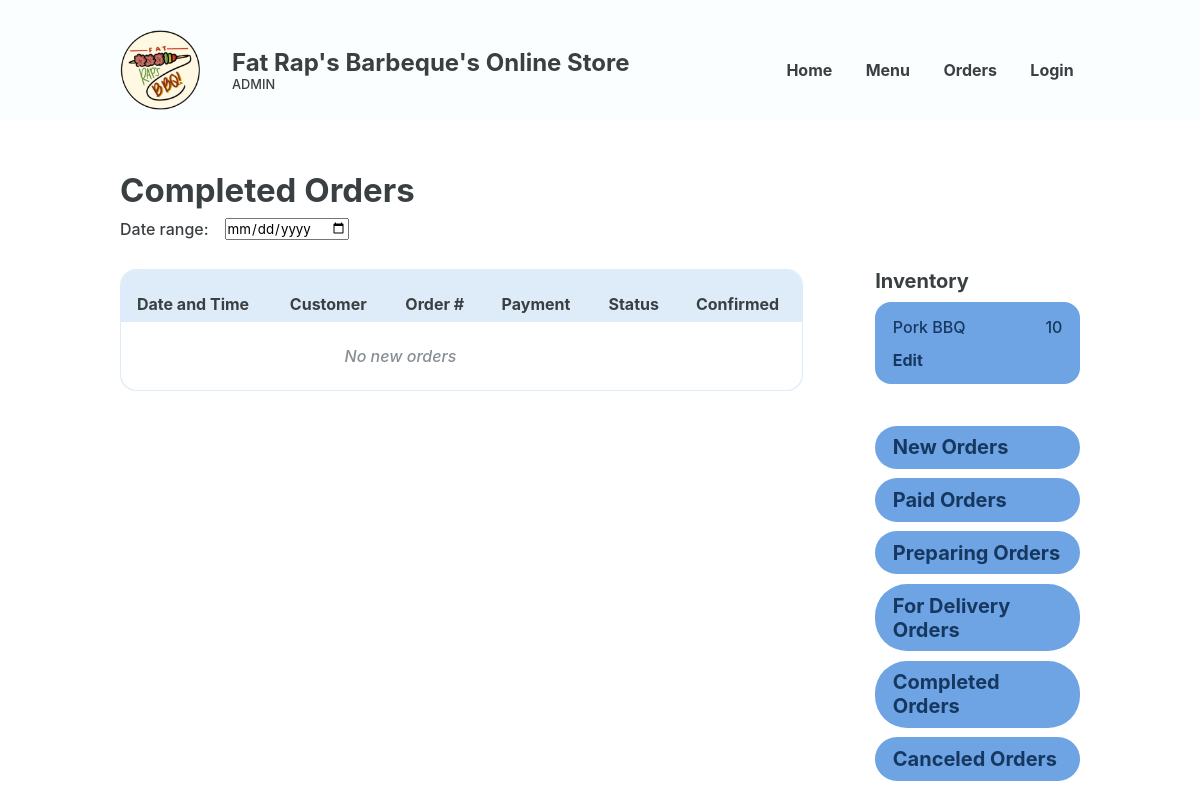
Before: /Website/admin-completed-orders.php with the older database file.
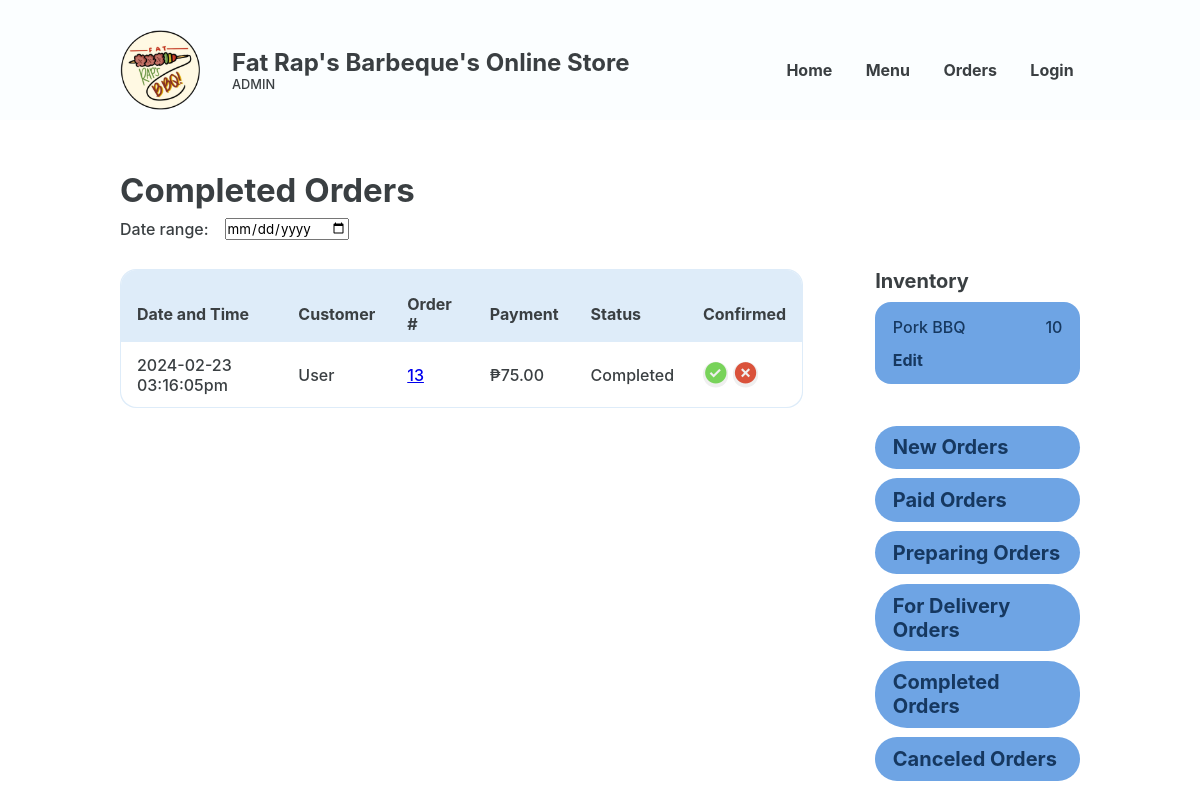
After: the same page with the newer database file.
### tables this page shows
CREATE TABLE `placed_order` (
  `PLACED_ORDER_ID` int(18) UNSIGNED NOT NULL,
  `PRSN_ID` int(18) NOT NULL,
  `CUS_NAME` varchar(20) NOT NULL,
  `CUS_NUMBER` varchar(11) NOT NULL,
  `CUS_EMAIL` varchar(35) NOT NULL,
  `PLACED_ORDER_DATE` varchar(50) NOT NULL,
  `PLACED_ORDER_TOTAL` decimal(10,2) NOT NULL,
  `DELIVERY_ADDRESS` varchar(255) NOT NULL,
  `DELIVERY_DATE` varchar(50) NOT NULL,
  `PLACED_ORDER_STATUS` varchar(50) NOT NULL,
  `PLACED_ORDER_CONFIRMATION` varchar(50) NOT NULL,
  `PLACED_ORDER_TRACKER` varchar(16) NOT NULL,
  `REFERENCE_NUMBER` varchar(50) NOT NULL
);

### Website/admin-completed-orders.php (the view, shortened to what the changed rows need)
<?php
@include 'constants.php';
?>
<!DOCTYPE html>
<html lang="en">
<head>
    <link rel="stylesheet" href="header-styles.css">
    <link rel="stylesheet" href="admin-styles.css">
    <link href='https://unpkg.com/boxicons@2.1.4/css/boxicons.min.css' rel='stylesheet'>
</head>
<body>
    <header class="backend">
        <div class="header-container">
            <div class="website-title">
                <div class="text">
                    <h1>Fat Rap's Barbeque's Online Store</h1>
                </div>
            </div>
        </div>
    </header>
    <main>
        <section class="section">
            <div class="section-heading">
                <h2>Completed Orders</h2>
            </div>
            <section class="section-body">
                <section class="main-section table-wrapper">
                    <table class="alternating">
                        <tr>
                            <th class="header">Date and Time</th>
                            <th class="header">Customer</th>
                            <th class="header">Order #</th>
                            <th class="header">Payment</th>
                            <th class="header">Status</th>
                            <th class="header">Confirmed</th>
                        </tr>
                        <?php
                        $sql = "SELECT * FROM placed_order WHERE PLACED_ORDER_STATUS = 'Completed'";
                        $res = mysqli_query($conn, $sql);
                        $count = mysqli_num_rows($res);
                        if ($count > 0) {
                            while ($row = mysqli_fetch_assoc($res)) {
                                $PLACED_ORDER_ID = $row['PLACED_ORDER_ID'];
                                $PRSN_ID = $row['PRSN_ID'];
                                $CUS_NAME = $row['CUS_NAME'];
                                $PLACED_ORDER_DATE = $row['PLACED_ORDER_DATE'];
                                $PLACED_ORDER_TOTAL = $row['PLACED_ORDER_TOTAL'];
                                $PLACED_ORDER_STATUS = $row['PLACED_ORDER_STATUS'];
                        ?>
                                <tr>
                                    <td data-cell="Date and Time"><?php echo $PLACED_ORDER_DATE ?></td>
                                    <td data-cell="customer"><?php echo $CUS_NAME ?></td>
                                    <td data-cell="Order #"><a href="<?php echo SITEURL ?>admin-order-details.php?PRSN_ID=<?php echo $PRSN_ID; ?>"><?php echo $PLACED_ORDER_ID ?></a></td>
                                    <td data-cell="Payment">₱<?php echo $PLACED_ORDER_TOTAL ?></td>
                                    <td data-cell="Payment"><?php echo $PLACED_ORDER_STATUS ?></td>
                                    <td data-cell="Confimed">
                                        <div class="btn-wrapper">
                                            <form method="POST">
                                                <button class="btn-check" name="confirmed"><i class='bx bxs-check-circle'></i></button>
                                                <button class="btn-cross" name="not-confirmed"><i class='bx bxs-x-circle'></i></button>
                                            </form>
                                        </div>
                                    </td>
                                </tr>
                            <?php
                            }
                        } else {
                            ?>
                            <tr>
                                <td colspan="5" class="error">No new orders</td>
                            </tr>
                        <?php
                        }
                        ?>
                    </table>
                </section>
            </section>
        </section>
    </main>
</body>
</html>

Changed rows visible on the page:
now on this page (row edited): placed_order: PLACED_ORDER_DATE "2024-02-23 03:16:05pm", CUS_NAME "User", PLACED_ORDER_ID "13", PLACED_ORDER_TOTAL "75.00", PLACED_ORDER_STATUS "Completed"
Other visible differences:
text no longer shown: "No new orders"
